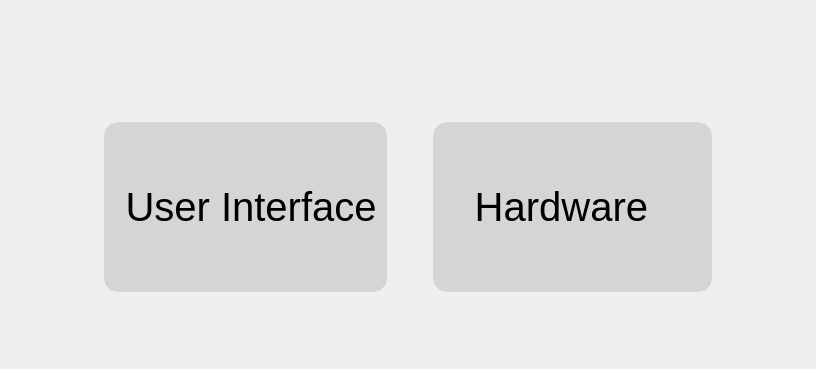
          <widget class="QWidget" name="settingsMenuPage">
           <layout class="QVBoxLayout" name="verticalLayout_51">
            <item>
             <layout class="QVBoxLayout" name="verticalLayout_52" stretch="2,3,2">
              <property name="topMargin">
               <number>51</number>
              </property>
              <property name="bottomMargin">
               <number>0</number>
              </property>
              <item>
               <spacer name="verticalSpacer_36">
                <property name="orientation">
                 <enum>Qt::Vertical</enum>
                </property>
                <property name="sizeHint" stdset="0">
                 <size>
                  <width>20</width>
                  <height>40</height>
                 </size>
                </property>
               </spacer>
              </item>
              <item>
               <layout class="QGridLayout" name="gridLayout_6" rowstretch="0,0,0" columnstretch="1,3,0,3,1">
                <property name="topMargin">
                 <number>0</number>
                </property>
                <item row="0" column="0">
                 <spacer name="horizontalSpacer_58">
                  <property name="orientation">
                   <enum>Qt::Horizontal</enum>
                  </property>
                  <property name="sizeHint" stdset="0">
                   <size>
                    <width>40</width>
                    <height>20</height>
                   </size>
                  </property>
                 </spacer>
                </item>
                <item row="0" column="1">
                 <widget class="QPushButton" name="btnUiSettings">
                  <property name="font">
                   <font>
                    <family>Arial</family>
                    <pointsize>30</pointsize>
                   </font>
                  </property>
                  <property name="styleSheet">
                   <string notr="true">QPushButton {
background-color: rgb(213, 213, 213);
color: rgb(0, 0, 0);

min-height: 150px;
border-radius: 15px;
border: 10px solid rgb(213, 213, 213);
outline:0;
}
QPushButton:pressed{
background-color: rgb(0, 170, 255);
border: 10px solid rgb(0, 170, 255);
}
</string>
                  </property>
                  <property name="text">
                   <string> User Interface</string>
                  </property>
                  <property name="icon">
                   <iconset>
                    <normaloff>images/uiSettings.png</normaloff>images/uiSettings.png</iconset>
                  </property>
                  <property name="iconSize">
                   <size>
                    <width>100</width>
                    <height>100</height>
                   </size>
                  </property>
                 </widget>
                </item>
                <item row="0" column="4">
                 <spacer name="horizontalSpacer_59">
                  <property name="orientation">
                   <enum>Qt::Horizontal</enum>
                  </property>
                  <property name="sizeHint" stdset="0">
                   <size>
                    <width>40</width>
                    <height>20</height>
                   </size>
                  </property>
                 </spacer>
                </item>
                <item row="0" column="2">
                 <spacer name="horizontalSpacer_61">
                  <property name="orientation">
                   <enum>Qt::Horizontal</enum>
                  </property>
                  <property name="sizeHint" stdset="0">
                   <size>
                    <width>40</width>
                    <height>20</height>
                   </size>
                  </property>
                 </spacer>
                </item>
                <item row="0" column="3">
                 <widget class="QPushButton" name="btnHwSettings">
                  <property name="font">
                   <font>
                    <family>Arial</family>
                    <pointsize>30</pointsize>
                   </font>
                  </property>
                  <property name="styleSheet">
                   <string notr="true">QPushButton {
background-color: rgb(213, 213, 213);
color: rgb(0, 0, 0);

min-height: 150px;
border-radius: 15px;
border: 10px solid rgb(213, 213, 213);
outline:0;
}
QPushButton:pressed{
background-color: rgb(0, 170, 255);
border: 10px solid rgb(0, 170, 255);
}
</string>
                  </property>
                  <property name="text">
                   <string> Hardware   </string>
                  </property>
                  <property name="icon">
                   <iconset>
                    <normaloff>images/hwSettings.png</normaloff>images/hwSettings.png</iconset>
                  </property>
                  <property name="iconSize">
                   <size>
                    <width>100</width>
                    <height>100</height>
                   </size>
                  </property>
                 </widget>
                </item>
                <item row="2" column="3">
                 <spacer name="verticalSpacer_45">
                  <property name="orientation">
                   <enum>Qt::Vertical</enum>
                  </property>
                  <property name="sizeHint" stdset="0">
                   <size>
                    <width>20</width>
                    <height>40</height>
                   </size>
                  </property>
                 </spacer>
                </item>
                <item row="1" column="3">
                 <widget class="QFrame" name="hwPassFrame">
                  <property name="maximumSize">
                   <size>
                    <width>16777215</width>
                    <height>0</height>
                   </size>
                  </property>
                  <layout class="QHBoxLayout" name="horizontalLayout_45">
                   <property name="topMargin">
                    <number>10</number>
                   </property>
                   <item>
                    <widget class="QPushButton" name="btnEnterHw">
                     <property name="minimumSize">
                      <size>
                       <width>117</width>
                       <height>60</height>
                      </size>
                     </property>
                     <property name="font">
                      <font>
                       <family>Arial</family>
                       <pointsize>20</pointsize>
                      </font>
                     </property>
                     <property name="styleSheet">
                      <string notr="true">QPushButton {
background-color: rgb(213, 213, 213);
color: rgb(0, 0, 0);

border-radius: 15px;
border: 10px solid rgb(213, 213, 213);
outline:0;
}
QPushButton:pressed{
background-color: rgb(0, 170, 255);
border: 10px solid rgb(0, 170, 255);
}
</string>
                     </property>
                     <property name="text">
                      <string>Enter</string>
                     </property>
                    </widget>
                   </item>
                   <item>
                    <widget class="LineEdit" name="txtHwPass">
                     <property name="font">
                      <font>
                       <family>Arial</family>
                       <pointsize>20</pointsize>
                      </font>
                     </property>
                     <property name="styleSheet">
                      <string notr="true"/>
                     </property>
                     <property name="echoMode">
                      <enum>QLineEdit::Password</enum>
                     </property>
                     <property name="placeholderText">
                      <string>Password</string>
                     </property>
                    </widget>
                   </item>
                  </layout>
                 </widget>
                </item>
               </layout>
              </item>
              <item>
               <spacer name="verticalSpacer_37">
                <property name="orientation">
                 <enum>Qt::Vertical</enum>
                </property>
                <property name="sizeHint" stdset="0">
                 <size>
                  <width>20</width>
                  <height>40</height>
                 </size>
                </property>
               </spacer>
              </item>
             </layout>
            </item>
           </layout>
          </widget>
